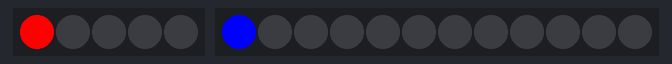
A sketch run on a simulated Arduino Uno, built with avr-gcc and run on an emulated ATmega328P. Shown: 5 RGB LEDs in strip order, left to right, 12 RGB LEDs in strip order, left to right.

Above: at 0.1 s.
At 4.1 s:
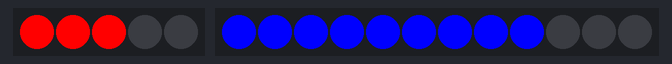
At 8.6 s:
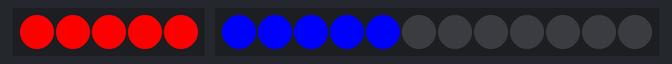
At 19.1 s:
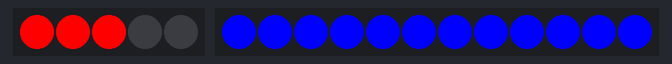
At 28.6 s:
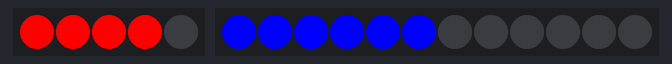
At 38.1 s:
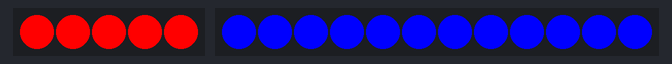
Timing chart, 0 to 40.0 s (numbered marks = the images above):
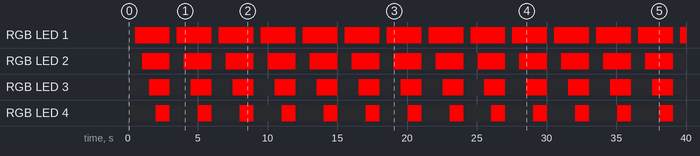

Measured:
- by itself, RGB LED 1: alternates RGB(255, 0, 0) for 2.5 s and off for 0.50 s
- by itself, RGB LED 2: alternates RGB(255, 0, 0) for 2.0 s and off for 1.0 s
- by itself, RGB LED 3: alternates RGB(255, 0, 0) for 1.5 s and off for 1.5 s
- by itself, RGB LED 4: alternates RGB(255, 0, 0) for 1.0 s and off for 2.0 s
- what the display in image 1 shows lasts 0.5 s, from 4.0 s to 4.5 s

The sketch:

DualStrip.ino
```cpp
#include <Adafruit_NeoPixel.h>

#define PINstrip1 4
#define PINstrip2 5
#define NUMstrip2 12
#define NUMstrip1 5

// Parameter 1 = number of pixels in strip
// Parameter 2 = pin number (most are valid)
// Parameter 3 = pixel type flags, add together as needed:
//   NEO_KHZ800  800 KHz bitstream (most NeoPixel products w/WS2812 LEDs)
//   NEO_KHZ400  400 KHz (classic 'v1' (not v2) FLORA pixels, WS2811 drivers)
//   NEO_GRB     Pixels are wired for GRB bitstream (most NeoPixel products)
//   NEO_RGB     Pixels are wired for RGB bitstream (v1 FLORA pixels, not v2)
Adafruit_NeoPixel strip1 = Adafruit_NeoPixel(NUMstrip1, PINstrip1, NEO_GRB + NEO_KHZ800);
Adafruit_NeoPixel strip2 = Adafruit_NeoPixel(NUMstrip2, PINstrip2, NEO_GRB + NEO_KHZ800);
int i=0;
int x=0;
void strips(){
  strip1.setPixelColor(i,255,0,0);
  strip2.setPixelColor(x,0,0,255);
  strip1.show();
  strip2.show();
  delay(500);
  i++;
  x++;
}

void setup() {
  // put your setup code here, to run once:
  strip1.begin();
  strip2.begin();
  strip1.show();
  strip2.show(); // Initialize all pixels to 'off'
}

void loop() {
  // put your main code here, to run repeatedly:
  strips();
  if(x>NUMstrip2){
    x=0;
    strip2.clear();
  }
  if(i>NUMstrip1){
    i=0;
    strip1.clear();
  }
}
```
